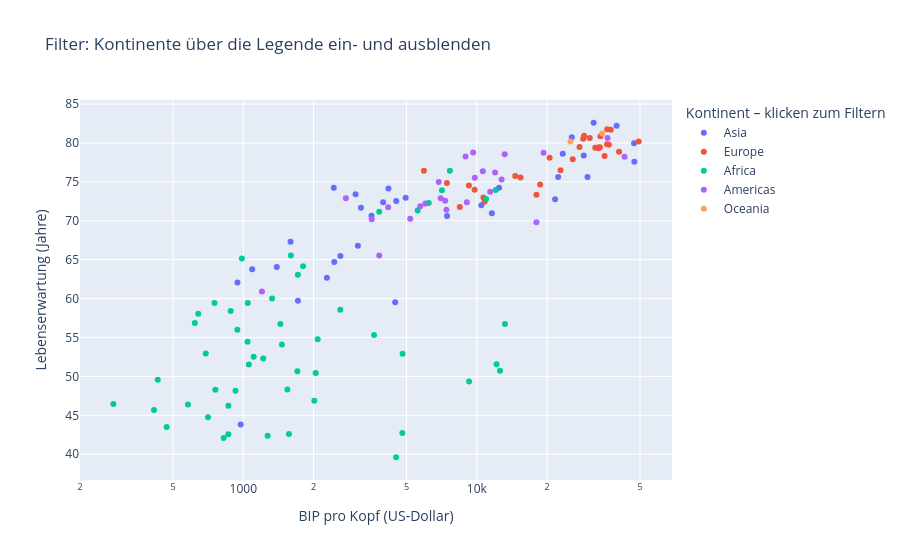

The cell this chart's notebook holds for it:
### Markdown cell above
## 2.2 Filtern über die Legende

Da Plotly Express für jeden Kontinent einen eigenen **Trace** erzeugt, funktioniert die **Legende** als einfacher **Filter**:

- Klick blendet einen Kontinent ein oder aus.
- Doppelklick isoliert einen Kontinent.
- Ein weiterer Doppelklick stellt alle Traces wieder her.

Damit kann dieselbe Grafik sowohl den Überblick als auch eine fokussierte Teilansicht zeigen.

### Code cell
fig_legend = copy.deepcopy(fig_hover)
fig_legend.update_layout(
    title="Filter: Kontinente über die Legende ein- und ausblenden",
    legend_title_text="Kontinent – klicken zum Filtern",
)
fig_legend.show(config={"displaylogo": False})

### Figure 1 — Plotly figure (JSON) as saved in the notebook; plotly's stock layout.template omitted (floating-point values rounded to 4 significant figures)
{"data": [{"customdata": [[31889923, 2007], [708573, 2007], [150448339, 2007], [14131858, 2007], [1318683096, 2007], [6980412, 2007], [1110396331, 2007], [223547000, 2007], [69453570, 2007], [27499638, 2007], [6426679, 2007], [127467972, 2007], [6053193, 2007], [23301725, 2007], [49044790, 2007], [2505559, 2007], [3921278, 2007], [24821286, 2007], [2874127, 2007], [47761980, 2007], [28901790, 2007], [3204897, 2007], [169270617, 2007], [91077287, 2007], [27601038, 2007], [4553009, 2007], [20378239, 2007], [19314747, 2007], [23174294, 2007], [65068149, 2007], [85262356, 2007], [4018332, 2007], [22211743, 2007]], "hovertemplate": "<b>%{hovertext}</b><br><br>Kontinent=Asia<br>BIP pro Kopf (US-Dollar)=%{x:,.0f}<br>Lebenserwartung (Jahre)=%{y:.1f}<br>Bevölkerung=%{customdata[0]:,}<br>Jahr=%{customdata[1]}<extra></extra>", "hovertext": ["Afghanistan", "Bahrain", "Bangladesh", "Cambodia", "China", "Hong Kong, China", "India", "Indonesia", "Iran", "Iraq", "Israel", "Japan", "Jordan", "Korea, Dem. Rep.", "Korea, Rep.", "Kuwait", "Lebanon", "Malaysia", "Mongolia", "Myanmar", "Nepal", "Oman", "Pakistan", "Philippines", "Saudi Arabia", "Singapore", "Sri Lanka", "Syria", "Taiwan", "Thailand", "Vietnam", "West Bank and Gaza", "Yemen, Rep."], "legendgroup": "Asia", "marker": {"color": "#636efa", "symbol": "circle"}, "mode": "markers", "name": "Asia", "orientation": "v", "showlegend": true, "type": "scatter", "x": [974.6, 29800.0, 1391.0, 1714.0, 4959.0, 39720.0, 2452.0, 3541.0, 11610.0, 4471.0, 25520.0, 31660.0, 4519.0, 1593.0, 23350.0, 47310.0, 10460.0, 12450.0, 3096.0, 944, 1091.0, 22320.0, 2606.0, 3190.0, 21650.0, 47140.0, 3970.0, 4185.0, 28720.0, 7458.0, 2442.0, 3025.0, 2281.0], "xaxis": "x", "y": [43.83, 75.64, 64.06, 59.72, 72.96, 82.21, 64.7, 70.65, 70.96, 59.55, 80.75, 82.6, 72.53, 67.3, 78.62, 77.59, 71.99, 74.24, 66.8, 62.07, 63.78, 75.64, 65.48, 71.69, 72.78, 79.97, 72.4, 74.14, 78.4, 70.62, 74.25, 73.42, 62.7], "yaxis": "y"}, {"customdata": [[3600523, 2007], [8199783, 2007], [10392226, 2007], [4552198, 2007], [7322858, 2007], [4493312, 2007], [10228744, 2007], [5468120, 2007], [5238460, 2007], [61083916, 2007], [82400996, 2007], [10706290, 2007], [9956108, 2007], [301931, 2007], [4109086, 2007], [58147733, 2007], [684736, 2007], [16570613, 2007], [4627926, 2007], [38518241, 2007], [10642836, 2007], [22276056, 2007], [10150265, 2007], [5447502, 2007], [2009245, 2007], [40448191, 2007], [9031088, 2007], [7554661, 2007], [71158647, 2007], [60776238, 2007]], "hovertemplate": "<b>%{hovertext}</b><br><br>Kontinent=Europe<br>BIP pro Kopf (US-Dollar)=%{x:,.0f}<br>Lebenserwartung (Jahre)=%{y:.1f}<br>Bevölkerung=%{customdata[0]:,}<br>Jahr=%{customdata[1]}<extra></extra>", "hovertext": ["Albania", "Austria", "Belgium", "Bosnia and Herzegovina", "Bulgaria", "Croatia", "Czech Republic", "Denmark", "Finland", "France", "Germany", "Greece", "Hungary", "Iceland", "Ireland", "Italy", "Montenegro", "Netherlands", "Norway", "Poland", "Portugal", "Romania", "Serbia", "Slovak Republic", "Slovenia", "Spain", "Sweden", "Switzerland", "Turkey", "United Kingdom"], "legendgroup": "Europe", "marker": {"color": "#EF553B", "symbol": "circle"}, "mode": "markers", "name": "Europe", "orientation": "v", "showlegend": true, "type": "scatter", "x": [5937.0, 36130.0, 33690.0, 7446.0, 10680.0, 14620.0, 22830.0, 35280.0, 33210.0, 30470.0, 32170.0, 27540.0, 18010.0, 36180.0, 40680.0, 28570.0, 9254.0, 36800.0, 49360.0, 15390.0, 20510.0, 10810.0, 9787.0, 18680.0, 25770.0, 28820.0, 33860.0, 37510.0, 8458.0, 33200.0], "xaxis": "x", "y": [76.42, 79.83, 79.44, 74.85, 73.0, 75.75, 76.49, 78.33, 79.31, 80.66, 79.41, 79.48, 73.34, 81.76, 78.89, 80.55, 74.54, 79.76, 80.2, 75.56, 78.1, 72.48, 74.0, 74.66, 77.93, 80.94, 80.88, 81.7, 71.78, 79.42], "yaxis": "y"}, {"customdata": [[33333216, 2007], [12420476, 2007], [8078314, 2007], [1639131, 2007], [14326203, 2007], [8390505, 2007], [17696293, 2007], [4369038, 2007], [10238807, 2007], [710960, 2007], [64606759, 2007], [3800610, 2007], [18013409, 2007], [496374, 2007], [80264543, 2007], [551201, 2007], [4906585, 2007], [76511887, 2007], [1454867, 2007], [1688359, 2007], [22873338, 2007], [9947814, 2007], [1472041, 2007], [35610177, 2007], [2012649, 2007], [3193942, 2007], [6036914, 2007], [19167654, 2007], [13327079, 2007], [12031795, 2007], [3270065, 2007], [1250882, 2007], [33757175, 2007], [19951656, 2007], [2055080, 2007], [12894865, 2007], [135031164, 2007], [798094, 2007], [8860588, 2007], [199579, 2007], [12267493, 2007], [6144562, 2007], [9118773, 2007], [43997828, 2007], [42292929, 2007], [1133066, 2007], [38139640, 2007], [5701579, 2007], [10276158, 2007], [29170398, 2007], [11746035, 2007], [12311143, 2007]], "hovertemplate": "<b>%{hovertext}</b><br><br>Kontinent=Africa<br>BIP pro Kopf (US-Dollar)=%{x:,.0f}<br>Lebenserwartung (Jahre)=%{y:.1f}<br>Bevölkerung=%{customdata[0]:,}<br>Jahr=%{customdata[1]}<extra></extra>", "hovertext": ["Algeria", "Angola", "Benin", "Botswana", "Burkina Faso", "Burundi", "Cameroon", "Central African Republic", "Chad", "Comoros", "Congo, Dem. Rep.", "Congo, Rep.", "Cote d'Ivoire", "Djibouti", "Egypt", "Equatorial Guinea", "Eritrea", "Ethiopia", "Gabon", "Gambia", "Ghana", "Guinea", "Guinea-Bissau", "Kenya", "Lesotho", "Liberia", "Libya", "Madagascar", "Malawi", "Mali", "Mauritania", "Mauritius", "Morocco", "Mozambique", "Namibia", "Niger", "Nigeria", "Reunion", "Rwanda", "Sao Tome and Principe", "Senegal", "Sierra Leone", "Somalia", "South Africa", "Sudan", "Swaziland", "Tanzania", "Togo", "Tunisia", "Uganda", "Zambia", "Zimbabwe"], "legendgroup": "Africa", "marker": {"color": "#00cc96", "symbol": "circle"}, "mode": "markers", "name": "Africa", "orientation": "v", "showlegend": true, "type": "scatter", "x": [6223.0, 4797.0, 1441.0, 12570.0, 1217.0, 430.1, 2042.0, 706.0, 1704.0, 986.1, 277.6, 3633.0, 1545.0, 2082.0, 5581.0, 12150.0, 641.4, 690.8, 13210.0, 752.7, 1328.0, 942.7, 579.2, 1463.0, 1569.0, 414.5, 12060.0, 1045.0, 759.3, 1043.0, 1803.0, 10960.0, 3820.0, 823.7, 4811.0, 619.7, 2014.0, 7670.0, 863.1, 1598.0, 1712.0, 862.5, 926.1, 9270.0, 2602.0, 4513.0, 1107.0, 883.0, 7093.0, 1056.0, 1271.0, 469.7], "xaxis": "x", "y": [72.3, 42.73, 56.73, 50.73, 52.3, 49.58, 50.43, 44.74, 50.65, 65.15, 46.46, 55.32, 48.33, 54.79, 71.34, 51.58, 58.04, 52.95, 56.73, 59.45, 60.02, 56.01, 46.39, 54.11, 42.59, 45.68, 73.95, 59.44, 48.3, 54.47, 64.16, 72.8, 71.16, 42.08, 52.91, 56.87, 46.86, 76.44, 46.24, 65.53, 63.06, 42.57, 48.16, 49.34, 58.56, 39.61, 52.52, 58.42, 73.92, 51.54, 42.38, 43.49], "yaxis": "y"}, {"customdata": [[40301927, 2007], [9119152, 2007], [190010647, 2007], [33390141, 2007], [16284741, 2007], [44227550, 2007], [4133884, 2007], [11416987, 2007], [9319622, 2007], [13755680, 2007], [6939688, 2007], [12572928, 2007], [8502814, 2007], [7483763, 2007], [2780132, 2007], [108700891, 2007], [5675356, 2007], [3242173, 2007], [6667147, 2007], [28674757, 2007], [3942491, 2007], [1056608, 2007], [301139947, 2007], [3447496, 2007], [26084662, 2007]], "hovertemplate": "<b>%{hovertext}</b><br><br>Kontinent=Americas<br>BIP pro Kopf (US-Dollar)=%{x:,.0f}<br>Lebenserwartung (Jahre)=%{y:.1f}<br>Bevölkerung=%{customdata[0]:,}<br>Jahr=%{customdata[1]}<extra></extra>", "hovertext": ["Argentina", "Bolivia", "Brazil", "Canada", "Chile", "Colombia", "Costa Rica", "Cuba", "Dominican Republic", "Ecuador", "El Salvador", "Guatemala", "Haiti", "Honduras", "Jamaica", "Mexico", "Nicaragua", "Panama", "Paraguay", "Peru", "Puerto Rico", "Trinidad and Tobago", "United States", "Uruguay", "Venezuela"], "legendgroup": "Americas", "marker": {"color": "#ab63fa", "symbol": "circle"}, "mode": "markers", "name": "Americas", "orientation": "v", "showlegend": true, "type": "scatter", "x": [12780.0, 3822.0, 9066.0, 36320.0, 13170.0, 7007.0, 9645.0, 8948.0, 6025.0, 6873.0, 5728.0, 5186.0, 1202.0, 3548.0, 7321.0, 11980.0, 2749.0, 9809.0, 4173.0, 7409.0, 19330.0, 18010.0, 42950.0, 10610.0, 11420.0], "xaxis": "x", "y": [75.32, 65.55, 72.39, 80.65, 78.55, 72.89, 78.78, 78.27, 72.23, 74.99, 71.88, 70.26, 60.92, 70.2, 72.57, 76.19, 72.9, 75.54, 71.75, 71.42, 78.75, 69.82, 78.24, 76.38, 73.75], "yaxis": "y"}, {"customdata": [[20434176, 2007], [4115771, 2007]], "hovertemplate": "<b>%{hovertext}</b><br><br>Kontinent=Oceania<br>BIP pro Kopf (US-Dollar)=%{x:,.0f}<br>Lebenserwartung (Jahre)=%{y:.1f}<br>Bevölkerung=%{customdata[0]:,}<br>Jahr=%{customdata[1]}<extra></extra>", "hovertext": ["Australia", "New Zealand"], "legendgroup": "Oceania", "marker": {"color": "#FFA15A", "symbol": "circle"}, "mode": "markers", "name": "Oceania", "orientation": "v", "showlegend": true, "type": "scatter", "x": [34440.0, 25190.0], "xaxis": "x", "y": [81.23, 80.2], "yaxis": "y"}], "layout": {"legend": {"title": {"text": "Kontinent – klicken zum Filtern"}, "tracegroupgap": 0}, "title": {"text": "Filter: Kontinente über die Legende ein- und ausblenden"}, "xaxis": {"anchor": "y", "domain": [0, 1], "title": {"text": "BIP pro Kopf (US-Dollar)"}, "type": "log"}, "yaxis": {"anchor": "x", "domain": [0, 1], "title": {"text": "Lebenserwartung (Jahre)"}}}}
